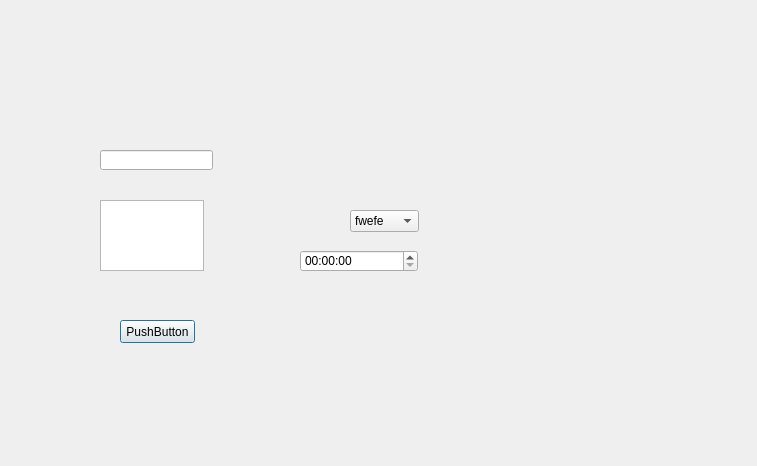
<?xml version="1.0" encoding="UTF-8"?>
<ui version="4.0">
 <class>testdialog</class>
 <widget class="QDialog" name="testdialog">
  <property name="geometry">
   <rect>
    <x>0</x>
    <y>0</y>
    <width>757</width>
    <height>466</height>
   </rect>
  </property>
  <property name="windowTitle">
   <string>Dialog</string>
  </property>
  <widget class="QComboBox" name="c1">
   <property name="geometry">
    <rect>
     <x>350</x>
     <y>210</y>
     <width>69</width>
     <height>22</height>
    </rect>
   </property>
   <item>
    <property name="text">
     <string>fwefe</string>
    </property>
   </item>
   <item>
    <property name="text">
     <string>vdsvrefev</string>
    </property>
   </item>
  </widget>
  <widget class="QTimeEdit" name="t1">
   <property name="geometry">
    <rect>
     <x>300</x>
     <y>250</y>
     <width>118</width>
     <height>22</height>
    </rect>
   </property>
  </widget>
  <widget class="QLineEdit" name="name1">
   <property name="geometry">
    <rect>
     <x>100</x>
     <y>150</y>
     <width>113</width>
     <height>20</height>
    </rect>
   </property>
  </widget>
  <widget class="QTextEdit" name="address1">
   <property name="geometry">
    <rect>
     <x>100</x>
     <y>200</y>
     <width>104</width>
     <height>71</height>
    </rect>
   </property>
  </widget>
  <widget class="QPushButton" name="pushButton">
   <property name="geometry">
    <rect>
     <x>120</x>
     <y>320</y>
     <width>75</width>
     <height>23</height>
    </rect>
   </property>
   <property name="text">
    <string>PushButton</string>
   </property>
  </widget>
 </widget>
 <resources/>
 <connections/>
</ui>
